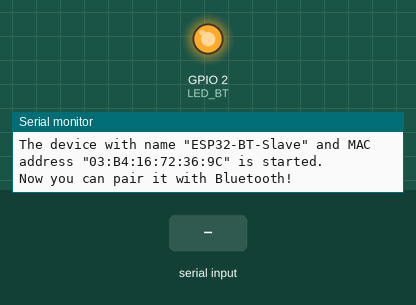
The sketch below on a simulated ESP32. Parts: output pins drawn as LEDs (lit = HIGH), the last lines printed to the serial monitor. Dashed ring = blinking. Inputs (shaded band) come from the test bench. Nothing arrives over Bluetooth unless stated.

Above: at 0.75 s.
At 1.2 s:
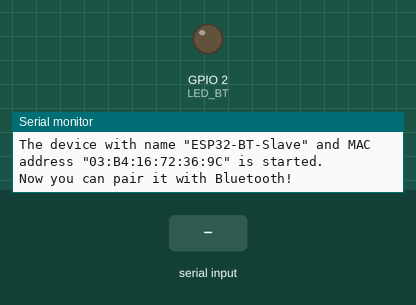
1.3 s: "1" received over the second serial link
At 2.7 s:
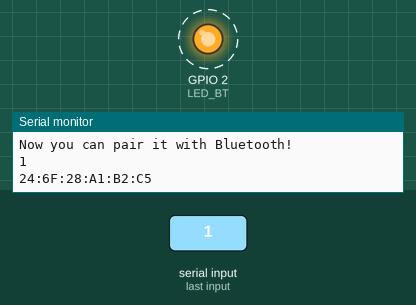
Timing chart, 0 to 9.8 s (numbered marks = the images above; inputs shaded):
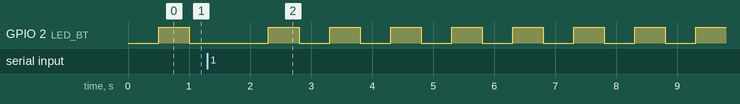

The sketch:

SlaveESP32_BTDevice.ino
```cpp
#include "esp_bt_main.h"

#include "esp_bt_device.h"

#include "BluetoothSerial.h"   // BT: Include the Serial bluetooth library
#define LED_BT 2               // BT: Internal LED (or LED on the pin D2) for the connection indication (connected solid/disconnected blinking)
unsigned long previousMillis;  // BT: Variable used for comparing millis counter (LED blinking)
unsigned long previousMillis1;
bool ledBtState = false;                // BT: Variable used to chage the indication LED state
bool MasterConnected;                   // BT: Variable used to store the current connection state (true=connected/false=disconnected)
String device_name = "ESP32-BT-Slave";  // BT: Variable used to store the CLIENT(slave) bluetooth device name


// Find slave device's Mac Address in serial terminal.
String MACadd = "03:B4:16:72:36:9C";  // BT: Variable used to store the CLIENT(slave) bluetooth Mac address; Use your own MAC address
// BT: Bluetooth availabilty check
#if !defined(CONFIG_BT_ENABLED) || !defined(CONFIG_BLUEDROID_ENABLED)
#error Bluetooth is not enabled! Please run make menuconfig to and enable it
#endif
// BT: Serial Bluetooth availabilty check
#if !defined(CONFIG_BT_SPP_ENABLED)
#error Serial Bluetooth not available or not enabled. It is only available for the ESP32 chip.
#endif

BluetoothSerial SerialBT;  // BT: Set the Object SerialBT

// BT: Bt_Status callback function
void Bt_Status(esp_spp_cb_event_t event, esp_spp_cb_param_t* param) {

  if (event == ESP_SPP_SRV_OPEN_EVT) {      // BT: Checks if the SPP Server connection is open, the event comes
    Serial.println("Client Connected");     // BT: Write to the serial monitor
    digitalWrite(LED_BT, HIGH);             // BT: Turn ON the bluetooth indication LED (solid light)
    MasterConnected = true;                 // BT: Set the variable true = SERVER is connected to the CLIENT
  } else if (event == ESP_SPP_CLOSE_EVT) {  // BT: Checks if the SPP connection is closed, the event comes
    Serial.println("Client Disconnected");  // BT: Write to the serial monitor
    digitalWrite(LED_BT, LOW);              // BT: Turn OFF the bluetooth indication LED
    MasterConnected = false;                // BT: Set the variable false = SERVER connection lost
  }
}

void printDeviceAddress() {

  const uint8_t* point = esp_bt_dev_get_address();
  for (int i = 0; i < 6; i++) {
    char str[3];
    sprintf(str, "%02X", (int)point[i]);
    Serial.print(str);
    if (i < 5) {
      Serial.print(":");
    }
  }
  Serial.println("");
}

void setup() {
  pinMode(LED_BT, OUTPUT);  // BT: Set up the onboard LED pin as output
  Serial.begin(115200);     // Sets the data rate in bits per second (baud) for serial data transmission

  // BT: Define the Bt_Status callback
  SerialBT.register_callback(Bt_Status);
  // BT: Starts the bluetooth device with the name stored in the device_name variable
  SerialBT.begin(device_name);
  Serial.printf("The device with name \"%s\" and MAC address \"%s\" is started.\nNow you can pair it with Bluetooth!\n", device_name.c_str(), MACadd.c_str());
}

void loop() {
  // BT: Blinking the bluetooth indication LED if the connection is not established
  if (!MasterConnected) {

    if (millis() - previousMillis1 >= 2000) {  // BT: Checks if 500ms is passed
      printDeviceAddress();
      previousMillis1 = millis();  // BT: Set previousMillis to current millis
    }

    if (millis() - previousMillis >= 500) {  // BT: Checks if 500ms is passed
      if (ledBtState == false) {             // BT: Checks the leddState and toggles it
        ledBtState = true;
      } else {
        ledBtState = false;
      }
      digitalWrite(LED_BT, ledBtState);  // BT: Set LED ON/OFF based onthe ledBtState variable
      previousMillis = millis();         // BT: Set previousMillis to current millis
    }
  }
  // BT: Data send/receive via bluetooth
  if (Serial.available()) {         // BT: Checks if there are data from the serial monitor available
    SerialBT.println(Serial.readString());  // BT: Sends the data via bluetooth
  }
  if (SerialBT.available()) {       // BT: Checks if there are data from the bluetooth available
    Serial.println(SerialBT.readString());  // BT: Write the data to the serial monitor
  }
}
```

Measured:
- by itself, GPIO 2 (LED_BT): alternates HIGH for 0.50 s and LOW for 0.50 s
